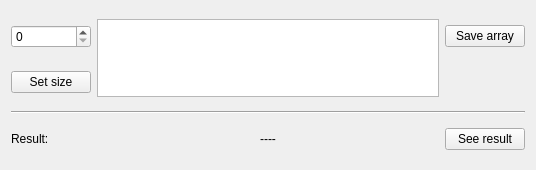
<?xml version="1.0" encoding="UTF-8"?>
<ui version="4.0">
 <class>Subtask2</class>
 <widget class="QWidget" name="Subtask2">
  <property name="geometry">
   <rect>
    <x>0</x>
    <y>0</y>
    <width>536</width>
    <height>170</height>
   </rect>
  </property>
  <property name="windowTitle">
   <string>Form</string>
  </property>
  <layout class="QGridLayout" name="gridLayout">
   <item row="3" column="0">
    <widget class="QLabel" name="label_3">
     <property name="text">
      <string>Result:</string>
     </property>
    </widget>
   </item>
   <item row="0" column="2">
    <widget class="QPushButton" name="saveButton">
     <property name="text">
      <string>Save array</string>
     </property>
    </widget>
   </item>
   <item row="0" column="0">
    <widget class="QSpinBox" name="spinBox"/>
   </item>
   <item row="3" column="1">
    <widget class="QLabel" name="resLabel">
     <property name="text">
      <string>----</string>
     </property>
     <property name="alignment">
      <set>Qt::AlignCenter</set>
     </property>
    </widget>
   </item>
   <item row="1" column="0">
    <widget class="QPushButton" name="setSizeButton">
     <property name="text">
      <string>Set size</string>
     </property>
    </widget>
   </item>
   <item row="0" column="1" rowspan="2">
    <widget class="QTableWidget" name="tableWidget">
     <property name="sizePolicy">
      <sizepolicy hsizetype="Expanding" vsizetype="Maximum">
       <horstretch>0</horstretch>
       <verstretch>0</verstretch>
      </sizepolicy>
     </property>
     <property name="frameShape">
      <enum>QFrame::StyledPanel</enum>
     </property>
     <property name="frameShadow">
      <enum>QFrame::Raised</enum>
     </property>
    </widget>
   </item>
   <item row="3" column="2">
    <widget class="QPushButton" name="resultButton">
     <property name="text">
      <string>See result</string>
     </property>
    </widget>
   </item>
   <item row="2" column="0" colspan="3">
    <widget class="Line" name="line">
     <property name="orientation">
      <enum>Qt::Horizontal</enum>
     </property>
    </widget>
   </item>
  </layout>
 </widget>
 <resources/>
 <connections/>
</ui>
